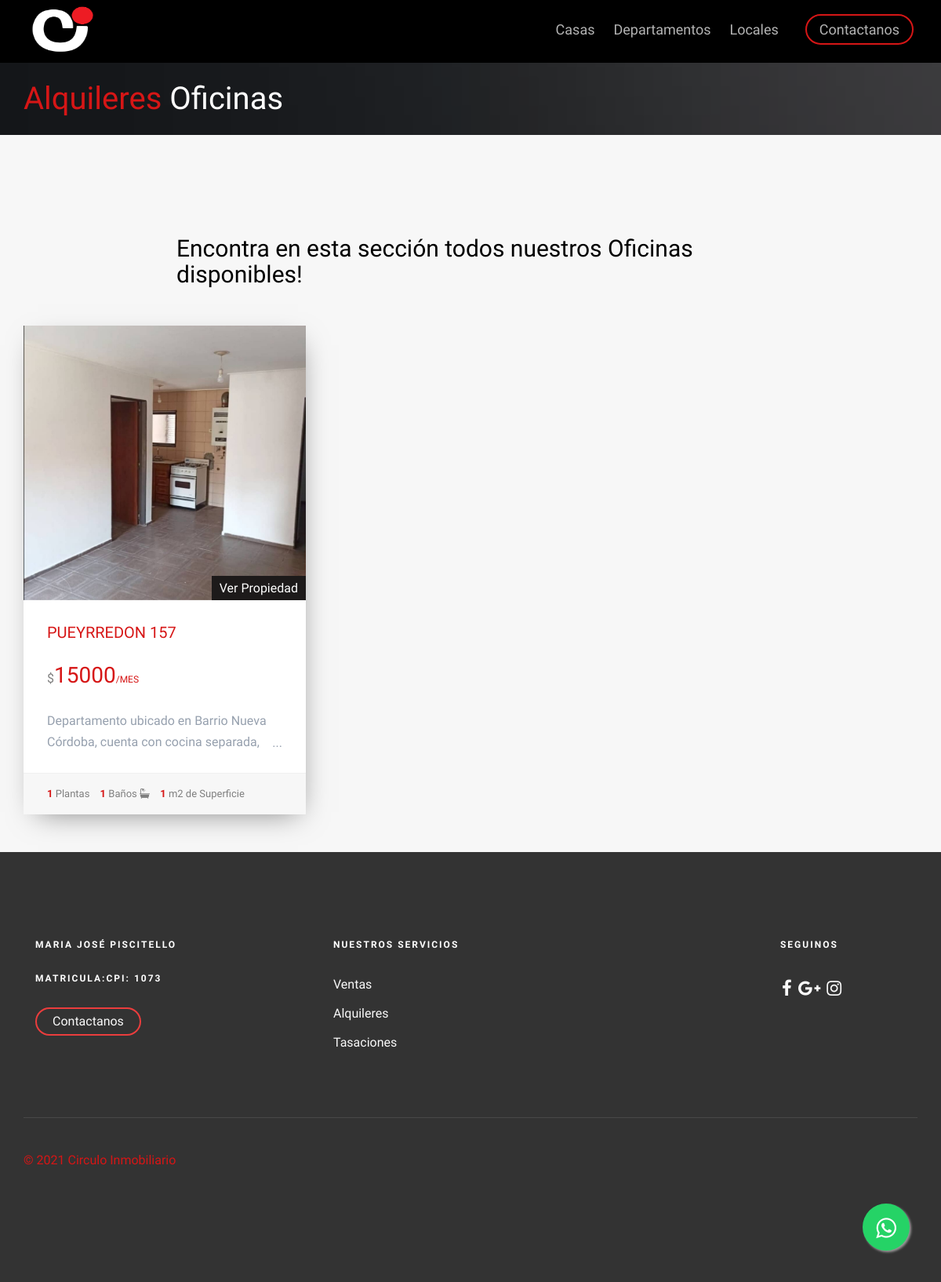
Page /alquileres/alqui_oficinas/ on the committed database.
### Alquileres/models.py (models this page shows, shortened)
class PostImagenes(models.Model):
    post= models.ForeignKey(PostAlquiler, default =None ,on_delete=models.CASCADE)
    image = models.ImageField(upload_to ="Imagenes",verbose_name="Imagenes")
    class Meta:
        verbose_name="Agregar una Imagen"
        verbose_name_plural="Agregar mas Imagenes"

class PostAlquiler(models.Model):
    balcon=(('Con Balcon','Con Balcon'),('',''))
    balcon = models.CharField(max_length=100, choices = balcon,default="Con Balcon", null=True, blank=True)
    frente= (('Externo','Externo'),('Contrafrente','Contrafrente'))
    frente = models.CharField(max_length=100,choices=frente, default = "Externo")
    title=  models.CharField(max_length=200, verbose_name="Titulo ")
    content = models.TextField(verbose_name="Contenido",max_length=800,)
    imagen = models.ImageField(verbose_name="Imagen", blank =True ,null =True,upload_to="Alquileres")
    price = models.IntegerField(verbose_name="Precio")
    ambientes = models.IntegerField(verbose_name="Dormitorios o Ambientes",blank =True ,null =True)
    superficie= models.IntegerField(verbose_name="Superficie (locales u oficinas)",blank =True,null =True )
    baños= models.IntegerField(verbose_name="Baños",blank = True,null =True)
    plantas= models.IntegerField(verbose_name="Plantas (locales u oficinas)", blank = True,null =True)
    autor = models.ForeignKey(User,verbose_name="Autor", on_delete=models.CASCADE)
    categories= models.ManyToManyField(Category, verbose_name="Categoria")
    created = models.DateTimeField(auto_now_add=True, verbose_name="Creado")
    updated = models.DateTimeField(auto_now=True, verbose_name="Editado")
    class Meta:
            verbose_name="Publicacion"
            verbose_name_plural="Plublicaciones"
            ordering= ["-created"]

### Alquileres/views.py (the view)
# urls.py: path('alqui_oficinas/', views.alqui_oficinas ,name ="alqui_oficinas"),
def alqui_oficinas(request):
    oficinas= PostAlquiler.objects.filter(categories=Category.objects.get(nombre="Oficinas"))
    return render(request,'Alquileres/alqui_oficinas.html',{'oficinas': oficinas})

### Alquileres/templates/Alquileres/alqui_oficinas.html (shortened to what this page needs)
{% extends 'App1/base.html'%} {% load static %} {% block header %}
<div id="fh5co-page">
    <header id="fh5co-header" role="banner">
        <div class="container">
            <div class="row">
                <div class="header-inner">
                    <span class="rounded-circle">
				  		<span class="rounded-circle">
                            <span class="rounded-circle"><a href="{% url 'inicio' %}"><img src="{% static 'Appp1/images/1_negro.png' %}" style="margin-top: 8px" width="90px" height="60px"> </img>
				  </span>
                    </span>
                    <nav role="navigation">
                        <ul>
                            <li><a href="{% url 'alqui_casas' %}">Casas </a></li>
                            <li><a href="{% url 'alqui_departamentos' %}">Departamentos </a></li>
                            <li><a href="{% url 'alqui_locales' %}"> Locales</a></li>
                            <li class="cta"><a href="{% url 'contacto' %}">Contactanos</a></li>
                        </ul>
                    </nav>
                </div>
            </div>
        </div>
    </header>
    {% endblock %} {% block content %}
    <div class="fh5co-page-title" style="background-image: url({% static 'Appp1/images/slide_6.jpg'%});">
        <div class="overlay"></div>
        <div class="container">
            <div class="row">
                <div class="col-md-12 animate-box">
                    <h1><a href="{% url 'alquiler' %}" style="text-decoration:none">Alquileres</a></span> Oficinas </h1>
                </div>
            </div>
        </div>
    </div>
    <div id="best-deal">
        <div class="container">
            <div class="row">
                <div class="col-md-8 col-md-offset-2 text-center fh5co-heading animate-box" data-animate-effect="fadeIn">
                    <h2>Encontra en esta sección todos nuestros Oficinas disponibles!</h2>
                </div>
                {% for oficina in oficinas %}
                <div class="col-md-4 item-block animate-box" data-animate-effect="fadeIn">
                    <div class="fh5co-property">
                        <figure>
                            <div id="carouselExampleControls" class="carousel slide" data-ride="carousel">
                                <div class="carousel-inner">
                                    {% for pi in oficina.postimagenes_set.all %}
                                    <div class="item {% if forloop.first %} active {% endif %}">
                                        <img class="carousel-inner" src="{{pi.image.url}}" alt="First slide">
                                    </div>
                                    {% endfor %}
                                </div>
                            </div>
                            <a href="{% url 'ofice_local_details_alquis' oficina.id  %}" class="tag"> Ver Propiedad</a>
                        </figure>
                        <div class="fh5co-property-innter">
                            <h3><a href="{% url 'ofice_local_details_alquis' oficina.id  %}">{{oficina.title}}</a></h3>
                            <div class="price-status">
                                <span class="per">$</span><span class="price">{{oficina.price}}<span class="per">/Mes</span></span>
                            </div>
                            <div class="property-content-wrapper">
                                <p>{{oficina.content}} </p>
                            </div>
                        </div>
                        <p class="fh5co-property-specification">
                            <span>{% if oficina.plantas %}<strong>{{oficina.plantas}}</strong>   Plantas{% endif %}</span> <span><strong>{{oficina.baños}}</strong> Baños  <i class="fa fa-bath"></i></span> <span><strong>{{oficina.ambientes}}  </strong>   m2 de Superficie </span>
                        </p>
                    </div>
                </div>
                {% endfor %}
            </div>
        </div>
        {% endblock %}

### App1/static/Appp1/css/icomoon.css (style rules this page uses)
.fa { font-family: 'FontAwesome' !important; }

### rows in the picture
PostAlquiler: title "PUEYRREDON 157", price "15000", content "Departamento ubicado en Barrio Nueva Córdoba, cuenta con cocina separada,…", plantas "1", baños "1", ambientes "1"
PostImagenes: image (picture)
